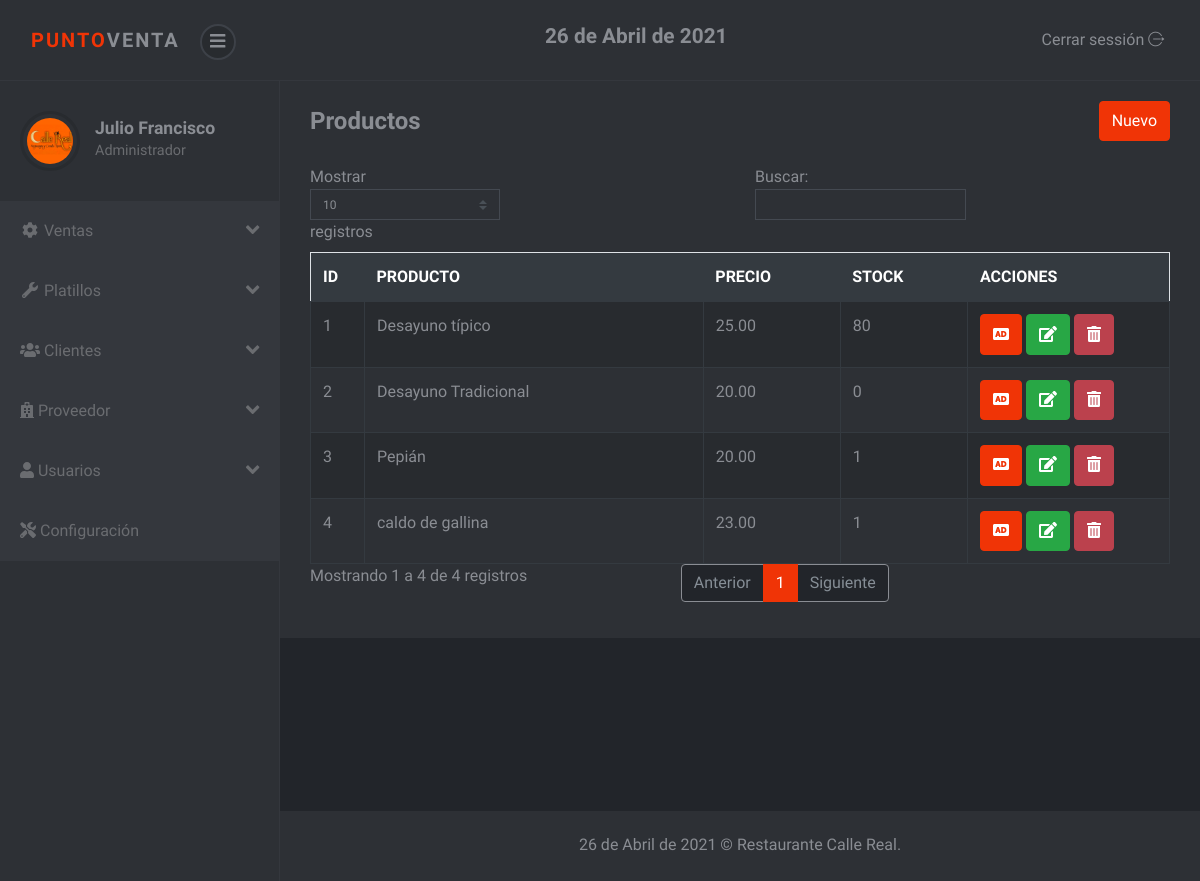
/sistema/lista_productos.php (signed in), run on the app's committed database.
### tables this page shows
CREATE TABLE `producto` (
  `codproducto` int(11) NOT NULL,
  `codigo` varchar(20) NOT NULL,
  `descripcion` varchar(200) NOT NULL,
  `proveedor` int(11) NOT NULL,
  `precio` decimal(10,2) NOT NULL,
  `existencia` int(11) NOT NULL,
  `usuario_id` int(11) NOT NULL
);

### sistema/lista_productos.php (the view)
<?php include_once "includes/header.php"; ?>
<div class="container-fluid">
	<div class="d-sm-flex align-items-center justify-content-between mb-4">
		<h1 class="h3 mb-0 text-gray-800">Productos</h1>
		<a href="registro_producto.php" class="btn btn-primary">Nuevo</a>
	</div>
	<div class="row">
		<div class="col-lg-12">
			<div class="table-responsive">
				<table class="table table-striped table-bordered" id="table">
					<thead class="thead-dark">
						<tr>
							<th>ID</th>
							<th>PRODUCTO</th>
							<th>PRECIO</th>
							<th>STOCK</th>
							<?php if ($_SESSION['rol'] == 1) { ?>
							<th>ACCIONES</th>
							<?php } ?>
						</tr>
					</thead>
					<tbody>
						<?php
						include "../conexion.php";
						$query = mysqli_query($conexion, "SELECT * FROM producto");
						$result = mysqli_num_rows($query);
						if ($result > 0) {
							while ($data = mysqli_fetch_assoc($query)) { ?>
								<tr>
									<td><?php echo $data['codproducto']; ?></td>
									<td><?php echo $data['descripcion']; ?></td>
									<td><?php echo $data['precio']; ?></td>
									<td><?php echo $data['existencia']; ?></td>
										<?php if ($_SESSION['rol'] == 1) { ?>
									<td>
										<a href="agregar_producto.php?id=<?php echo $data['codproducto']; ?>" class="btn btn-primary"><i class='fas fa-audio-description'></i></a>
										<a href="editar_producto.php?id=<?php echo $data['codproducto']; ?>" class="btn btn-success"><i class='fas fa-edit'></i></a>
										<form action="eliminar_producto.php?id=<?php echo $data['codproducto']; ?>" method="post" class="confirmar d-inline">
											<button class="btn btn-danger" type="submit"><i class='fas fa-trash-alt'></i> </button>
										</form>
									</td>
										<?php } ?>
								</tr>
						<?php }
						} ?>
					</tbody>
				</table>
			</div>
		</div>
	</div>
</div>
<?php include_once "includes/footer.php"; ?>

### sistema/css/style.violet.css (style rules this page uses)
body { position: relative; }
a { -webkit-transition: all 0.3s; transition: all 0.3s; display: inline-block; }
button { cursor: pointer; }
button, input[type='submit'] { cursor: pointer; font-family: inherit; font-weight: 300 !important; }
.table { margin-bottom: 0; color: #8a8d93; }
.table td, .table th { border-color: #343a40; }
.table thead th { border: none; }
.table-striped tbody tr { -webkit-transition: all 0.3s; transition: all 0.3s; }
.table-striped tbody tr:nth-of-type(odd) { background-color: #282b2f; }
.table-bordered td, .table-bordered th { border-color: #343a40; }
.btn { font-weight: 400; border: 1px solid transparent; padding: 0.45rem 0.75rem; font-size: 1rem; line-height: 1.5; border-radius: 0.25rem; -webkit-transition: color 0.15s ease-in-out, background-color 0.15s ease-in-out, border-color 0.15s ease-in-out, -webkit-box-shadow 0.15s ease-in-out; transition: color 0.15s ease-in-out, background-color 0.15s ease-in-out, border-color 0.15s ease-in-out, -webkit-box-shadow 0.15s ease-in-out; transition: color 0.15s ease-in-out, background-color 0.15s ease-in-out, border-color 0.15s ease-in-out, box-shadow 0.15s ease-in-out; transition: color 0.15s ease-in-out, background-color 0.15s ease-in-out, border-color 0.15s ease-in-out, box-shadow 0.15s ease-in-out, -webkit-box-shadow 0.15s ease-in-out; }
.btn-primary { color: color-yiq(#f03406); background-color: #f03406; border-color: #f03406; }
.btn-success { color: color-yiq(#28a745); background-color: #28a745; border-color: #28a745; }
.btn-danger { color: color-yiq(#bb414d); background-color: #bb414d; border-color: #bb414d; }
body { font-family: "Muli", sans-serif; font-size: 1rem; font-weight: 400; line-height: 1.5; color: #8a8d93; background-color: #fff; }
a { color: #f03406; text-decoration: none; }
h1, h2, h3, h4, h5, h6, .h1, .h2, .h3, .h4, .h5, .h6 { margin-bottom: 0.5rem; font-family: inherit; font-weight: 700; line-height: 1.2; color: inherit; }
h1, .h1 { font-size: 2.5rem; }
h3, .h3 { font-size: 1.5rem; }

### data on the page
producto: codproducto "1", descripcion "Desayuno típico", precio "25.00", existencia "80"
producto: codproducto "2", descripcion "Desayuno Tradicional", precio "20.00", existencia "0"
producto: codproducto "3", descripcion "Pepián", precio "20.00", existencia "1"
producto: codproducto "4", descripcion "caldo de gallina", precio "23.00", existencia "1"

### other printed values
fechaPeru() "26 de Abril de 2021"
$_SESSION['nombre'] "Julio Francisco"
